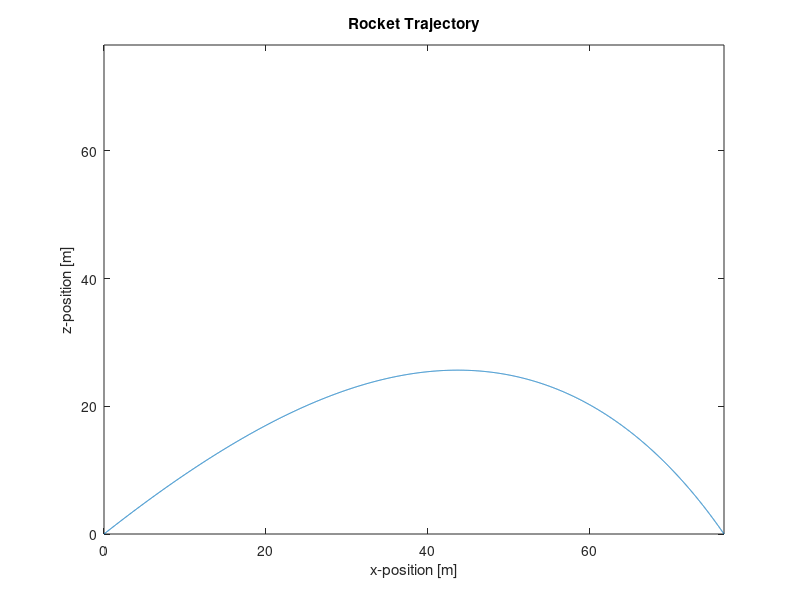

Reproduce this figure in MATLAB.
% EGR 374, Lab 3 - Bottle Rockets
% Stage2.m
%
% This script calculates the motion of the bottle rocket through the air,
% subject to gravity and wind resistance
%
% Andrew J. Guswa
% created: 9 February 2009
%
%
% Initial input variables (these are values for you to change)
V = 40;         % initial rocket speed [m/s]
theta = pi/4;   % initial launch angle [radians]
m0 = 0.25;      % mass of rocket without any water in it [kg]
Cd = 0.5;       % drag coefficient of rocket [-]
A = 0.0087;     % cross-sectional area of rocket [m^2]
%
%
% Constants
dt = 0.001;     % time step [seconds]
ro = 1.2;       % density of air [kg/m^3]
g = 9.81;       % gravitational acceleration [m/s^2]
%
%
zpos = zeros(5000,1);       % elevation of rocket [m]
xpos = zeros(5000,1);       % x-position of rocket [m]
%
jj = 1;
vx = V*cos(theta);
vz = V*sin(theta);
while zpos(jj) >= 0
   xpos(jj+1) = xpos(jj) + vx*dt;
   zpos(jj+1) = zpos(jj) + vz*dt;
   Fdrag = 0.5*Cd*ro*A*(V^2);
   vx = (V-Fdrag*dt/m0)*cos(theta);
   vz = (V-Fdrag*dt/m0)*sin(theta)-g*dt;
   theta = atan(vz/vx);
   V = sqrt(vx^2 + vz^2);
   jj = jj+1;
end
xpos = xpos(1:jj);
zpos = zpos(1:jj);
%
figure(1)
p1 = plot(xpos,zpos);
axis([0 max(xpos) 0 max(xpos)]);
t1 = title('Rocket Trajectory');
x1 = xlabel('x-position [m]');
z1 = ylabel('z-position [m]');
%
